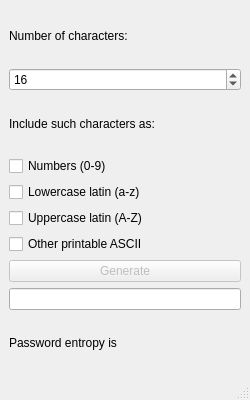
<?xml version="1.0" encoding="UTF-8"?>
<ui version="4.0">
 <class>MainWindow</class>
 <widget class="QMainWindow" name="MainWindow">
  <property name="geometry">
   <rect>
    <x>0</x>
    <y>0</y>
    <width>250</width>
    <height>400</height>
   </rect>
  </property>
  <property name="sizePolicy">
   <sizepolicy hsizetype="Preferred" vsizetype="Preferred">
    <horstretch>0</horstretch>
    <verstretch>0</verstretch>
   </sizepolicy>
  </property>
  <property name="windowTitle">
   <string>Password generator</string>
  </property>
  <widget class="QWidget" name="centralwidget">
   <layout class="QVBoxLayout" name="verticalLayout_2">
    <item>
     <layout class="QVBoxLayout" name="verticalLayout">
      <item>
       <widget class="QLabel" name="label">
        <property name="text">
         <string>Number of characters:</string>
        </property>
       </widget>
      </item>
      <item>
       <widget class="QSpinBox" name="spinBox_num">
        <property name="value">
         <number>16</number>
        </property>
       </widget>
      </item>
      <item>
       <widget class="QLabel" name="label_3">
        <property name="text">
         <string>Include such characters as:</string>
        </property>
       </widget>
      </item>
      <item>
       <widget class="QCheckBox" name="checkBox_num">
        <property name="text">
         <string>Numbers (0-9)</string>
        </property>
       </widget>
      </item>
      <item>
       <widget class="QCheckBox" name="checkBox_let">
        <property name="text">
         <string>Lowercase latin (a-z)</string>
        </property>
       </widget>
      </item>
      <item>
       <widget class="QCheckBox" name="checkBox_LET">
        <property name="text">
         <string>Uppercase latin (A-Z)</string>
        </property>
       </widget>
      </item>
      <item>
       <widget class="QCheckBox" name="checkBox_oth">
        <property name="text">
         <string>Other printable ASCII</string>
        </property>
       </widget>
      </item>
      <item>
       <widget class="QPushButton" name="pushButton">
        <property name="enabled">
         <bool>false</bool>
        </property>
        <property name="text">
         <string>Generate</string>
        </property>
       </widget>
      </item>
      <item>
       <widget class="QLineEdit" name="lineEdit_pas"/>
      </item>
      <item>
       <widget class="QLabel" name="label_2">
        <property name="text">
         <string>Password entropy is</string>
        </property>
       </widget>
      </item>
     </layout>
    </item>
   </layout>
  </widget>
  <widget class="QMenuBar" name="menubar">
   <property name="geometry">
    <rect>
     <x>0</x>
     <y>0</y>
     <width>250</width>
     <height>26</height>
    </rect>
   </property>
  </widget>
  <widget class="QStatusBar" name="statusbar"/>
 </widget>
 <resources/>
 <connections/>
</ui>
